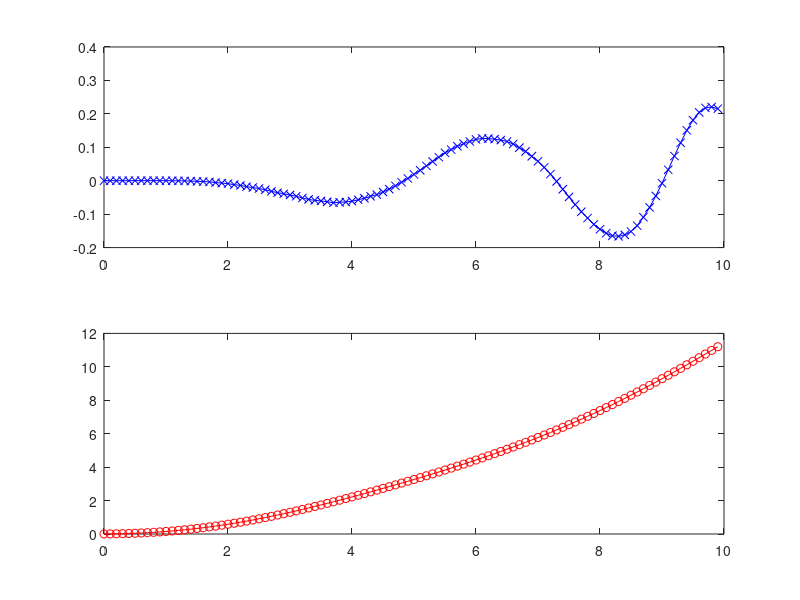
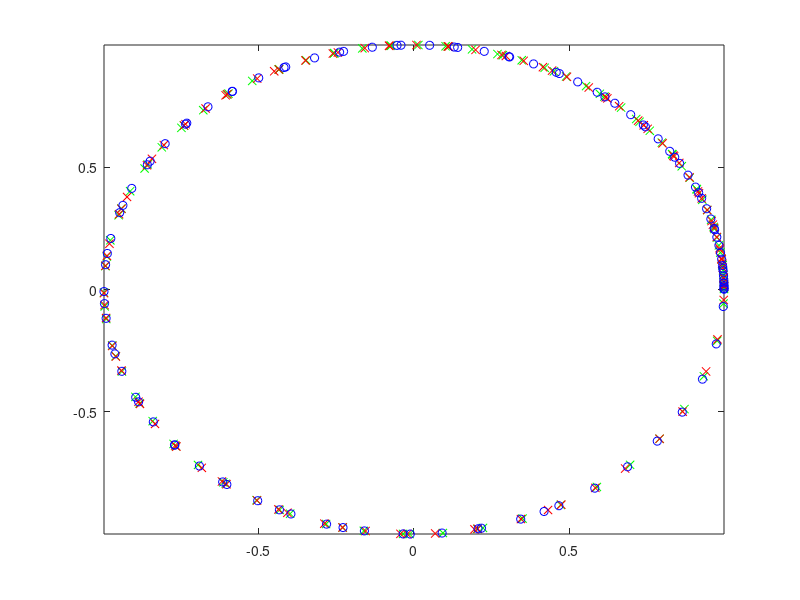

MATLAB code to generate these figures, in order:
% mapping theta acceleration to x and y position
% nonlinear

dt = 0.1;
t_total = 10;
N = t_total/dt;
L = 1;

m = 1; % number of measurements
n = 4; % number of states
uNoise = 1e-2;
obsNoise = 1e-2;
% theta_dd = 2/10*ones(N,1);
theta_dd = 1/10 * sin(0:dt:(t_total-dt)) + 0.2;
theta_dd_noise = theta_dd + randn(size(theta_dd))*uNoise;

% actual values
theta_d = cumsum(theta_dd * dt);
theta = cumsum(theta_d * dt);
theta_d_noise = cumsum(theta_dd_noise * dt);
theta_noise = cumsum(theta_d_noise * dt);

% state = x,y,theta, thetad
s0 = [1, 0, 0, 0];
P0 = diag(ones(4,1));
est = struct('s', s0, 'P', P0);
prior = est;
post = est;
state_all = zeros(N, n);
z_all = zeros(N,m);
% state to state+1 transition
f = @(s,u) [L*cos(s(3)), L*sin(s(3)), s(3)+s(4)*dt, s(4)+u*dt]';

% state to measurement transition
h = @(s)  s(3);

Jf = @(s) [0, 0, -sin(s(3)),     0;
           0, 0,  cos(s(3)),     0;
           0, 0,        1,   1/100;
           0, 0,        0,     1];
   
Jh = zeros(m,n);
Jh(3) = 1;

Q = diag(1e-1*ones(4,1));
R = 1e1;

% run loop
i = 1;
t_range = 0:dt:(t_total-dt);
for t = t_range
    u = theta_dd_noise(i);
%     z = post.s(3) + dt*post.s(4) + dt^2/2*u + randn(1)*obsNoise;
    z = theta_noise(i) + dt*theta_d_noise(i) + dt^2/2*u + randn(1)*obsNoise;
    % predict
    prior.s = f(post.s, u);
    prior.P = Jf(prior.s) * prior.P * Jf(prior.s)' + Q;
    % compute K gain
    K = prior.P * Jh' * inv(Jh * prior.P * Jh' + R);
    % correct/estimate
    post.s = prior.s + K * (z - h(prior.s));
    % compute covariance
    post.P = (eye(4) - K * Jh) * prior.P;
    % update values
    state_all(i,:) = post.s;
    z_all(i) = z;
    i = i +1;
    prior = post;
end

% plot acceleration: ideal vs. noise
% plot(1:N, theta_dd, 1:N, theta_dd_noise)

% plot velocity: ideal vs. noise vs. estimate
% plot(1:N, theta_d, 'rx', 1:N, theta_d_noise, 1:N, state_all(:,4), 'gx')

% plot theta: actual vs. measured vs. estimated
% plot(1:N, theta_noise, 'gx', 1:N, z_all, 'rx', 1:N, state_all(:,3), 'bo')

% plot x: actual vs. measured vs. estimated
% plot(1:N, L*cos(theta_noise), 'gx', 1:N, L*cos(z_all), 'rx', 1:N, L*cos(state_all(:,3)), 'bo')

% plot x: actual vs. measured vs. estimated
% plot(1:N, L*sin(theta_noise), 'gx', 1:N, L*sin(z_all), 'rx', 1:N, L*sin(state_all(:,3)), 'bo')

% plot the x,y position: actual vs. measured vs. estimated
x = L*cos(theta); y = L*sin(theta);
x_noise = L*cos(theta_noise); y_noise = L*sin(theta_noise);
% plot(L*cos(theta_noise), L*sin(theta_noise), 'gx', L*cos(z_all), L*sin(z_all), 'rx', L*cos(state_all(:,3)),L*sin(state_all(:,3)), 'bo')
% axis equal

% plot error in x position
figure(1)
subplot(2,1,1)
plot(t_range, L*cos(state_all(:,3)) - L*cos(theta_noise)', 'bx-')
subplot(2,1,2)
plot(t_range, theta_noise, 'ro-')

figure(2)
miny = min(L*sin(z_all)); maxy = max(L*sin(z_all));
minx = min(L*cos(z_all)); maxx = max(L*cos(z_all));
for i=1:N
    plot(L*cos(theta_noise(1:i)), L*sin(theta_noise(1:i)), 'gx',...
        L*cos(z_all(1:i)), L*sin(z_all(1:i)), 'rx', ...
        L*cos(state_all((1:i),3)),L*sin(state_all((1:i),3)), 'bo')
    xlim([minx, maxx]); ylim([miny, maxy]);
    pause(0.01)
end


